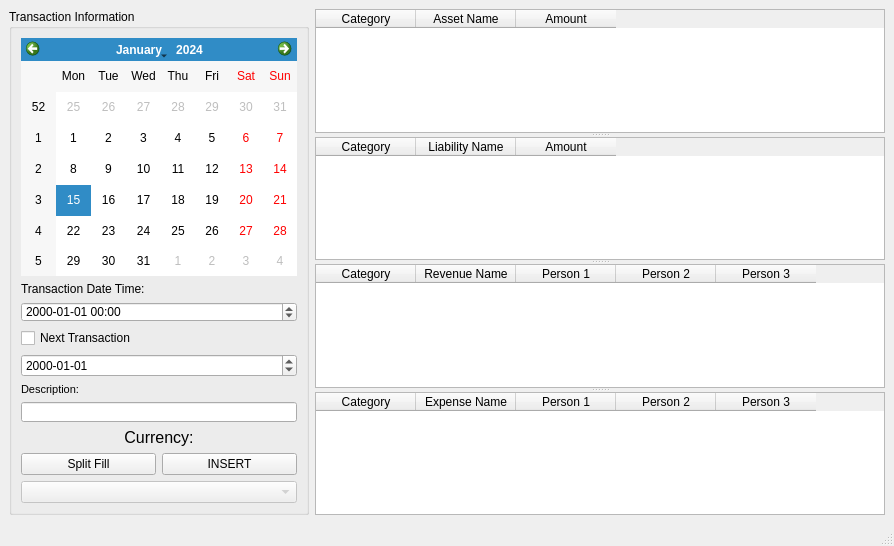
<?xml version="1.0" encoding="UTF-8"?>
<ui version="4.0">
 <class>AddTransaction</class>
 <widget class="QMainWindow" name="AddTransaction">
  <property name="geometry">
   <rect>
    <x>0</x>
    <y>0</y>
    <width>894</width>
    <height>546</height>
   </rect>
  </property>
  <property name="windowTitle">
   <string>Add Transaction</string>
  </property>
  <property name="windowIcon">
   <iconset resource="../resources.qrc">
    <normaloff>:/resource/AddTransaction.png</normaloff>:/resource/AddTransaction.png</iconset>
  </property>
  <widget class="QWidget" name="centralwidget">
   <layout class="QGridLayout" name="gridLayout_2">
    <item row="0" column="0">
     <widget class="QGroupBox" name="groupBox">
      <property name="maximumSize">
       <size>
        <width>300</width>
        <height>16777215</height>
       </size>
      </property>
      <property name="title">
       <string>Transaction Information</string>
      </property>
      <layout class="QGridLayout" name="gridLayout">
       <item row="0" column="0" colspan="2">
        <widget class="QCalendarWidget" name="calendarWidget">
         <property name="sizePolicy">
          <sizepolicy hsizetype="Expanding" vsizetype="Expanding">
           <horstretch>0</horstretch>
           <verstretch>0</verstretch>
          </sizepolicy>
         </property>
         <property name="maximumSize">
          <size>
           <width>160000</width>
           <height>160000</height>
          </size>
         </property>
        </widget>
       </item>
       <item row="7" column="0" colspan="2">
        <widget class="QLabel" name="label_Currency">
         <property name="sizePolicy">
          <sizepolicy hsizetype="Preferred" vsizetype="Fixed">
           <horstretch>0</horstretch>
           <verstretch>0</verstretch>
          </sizepolicy>
         </property>
         <property name="font">
          <font>
           <pointsize>12</pointsize>
          </font>
         </property>
         <property name="text">
          <string>Currency:</string>
         </property>
         <property name="alignment">
          <set>Qt::AlignCenter</set>
         </property>
        </widget>
       </item>
       <item row="10" column="0" colspan="2">
        <widget class="QComboBox" name="comboBox_Currency">
         <property name="enabled">
          <bool>false</bool>
         </property>
        </widget>
       </item>
       <item row="6" column="0" colspan="2">
        <widget class="QLineEdit" name="lineEdit_Description">
         <property name="maximumSize">
          <size>
           <width>16000</width>
           <height>20</height>
          </size>
         </property>
        </widget>
       </item>
       <item row="3" column="0" colspan="2">
        <widget class="QCheckBox" name="checkBox_RecursiveTransaction">
         <property name="enabled">
          <bool>true</bool>
         </property>
         <property name="text">
          <string>Next Transaction</string>
         </property>
        </widget>
       </item>
       <item row="8" column="1">
        <widget class="QPushButton" name="pushButton_Insert">
         <property name="text">
          <string>INSERT</string>
         </property>
        </widget>
       </item>
       <item row="2" column="0" colspan="2">
        <widget class="QDateTimeEdit" name="dateTimeEdit">
         <property name="sizePolicy">
          <sizepolicy hsizetype="Expanding" vsizetype="Fixed">
           <horstretch>0</horstretch>
           <verstretch>0</verstretch>
          </sizepolicy>
         </property>
         <property name="maximumSize">
          <size>
           <width>16000</width>
           <height>20</height>
          </size>
         </property>
         <property name="displayFormat">
          <string>yyyy-MM-dd HH:mm</string>
         </property>
        </widget>
       </item>
       <item row="8" column="0">
        <widget class="QPushButton" name="pushButton_Split">
         <property name="text">
          <string>Split Fill</string>
         </property>
        </widget>
       </item>
       <item row="1" column="0" colspan="2">
        <widget class="QLabel" name="label_transactionDateTime">
         <property name="text">
          <string>Transaction Date Time:</string>
         </property>
        </widget>
       </item>
       <item row="4" column="0" colspan="2">
        <widget class="QDateEdit" name="dateEdit_nextTransaction">
         <property name="enabled">
          <bool>true</bool>
         </property>
         <property name="displayFormat">
          <string>yyyy-MM-dd</string>
         </property>
        </widget>
       </item>
       <item row="5" column="0" colspan="2">
        <widget class="QLabel" name="label_Description">
         <property name="sizePolicy">
          <sizepolicy hsizetype="Preferred" vsizetype="Fixed">
           <horstretch>0</horstretch>
           <verstretch>0</verstretch>
          </sizepolicy>
         </property>
         <property name="font">
          <font>
           <pointsize>8</pointsize>
          </font>
         </property>
         <property name="text">
          <string>Description:</string>
         </property>
         <property name="alignment">
          <set>Qt::AlignLeading|Qt::AlignLeft|Qt::AlignVCenter</set>
         </property>
        </widget>
       </item>
      </layout>
     </widget>
    </item>
    <item row="0" column="1">
     <widget class="QSplitter" name="splitter">
      <property name="maximumSize">
       <size>
        <width>16777215</width>
        <height>16777215</height>
       </size>
      </property>
      <property name="orientation">
       <enum>Qt::Vertical</enum>
      </property>
      <widget class="QTableWidget" name="tableWidget_Assets">
       <property name="minimumSize">
        <size>
         <width>0</width>
         <height>0</height>
        </size>
       </property>
       <property name="maximumSize">
        <size>
         <width>16777215</width>
         <height>16777215</height>
        </size>
       </property>
       <column>
        <property name="text">
         <string>Category</string>
        </property>
       </column>
       <column>
        <property name="text">
         <string>Asset Name</string>
        </property>
       </column>
       <column>
        <property name="text">
         <string>Amount</string>
        </property>
       </column>
      </widget>
      <widget class="QTableWidget" name="tableWidget_Liabilities">
       <property name="minimumSize">
        <size>
         <width>0</width>
         <height>0</height>
        </size>
       </property>
       <column>
        <property name="text">
         <string>Category</string>
        </property>
       </column>
       <column>
        <property name="text">
         <string>Liability Name</string>
        </property>
       </column>
       <column>
        <property name="text">
         <string>Amount</string>
        </property>
       </column>
      </widget>
      <widget class="QTableWidget" name="tableWidget_Revenues">
       <column>
        <property name="text">
         <string>Category</string>
        </property>
       </column>
       <column>
        <property name="text">
         <string>Revenue Name</string>
        </property>
       </column>
       <column>
        <property name="text">
         <string>Person 1</string>
        </property>
       </column>
       <column>
        <property name="text">
         <string>Person 2</string>
        </property>
       </column>
       <column>
        <property name="text">
         <string>Person 3</string>
        </property>
       </column>
      </widget>
      <widget class="QTableWidget" name="tableWidget_Expenses">
       <column>
        <property name="text">
         <string>Category</string>
        </property>
       </column>
       <column>
        <property name="text">
         <string>Expense Name</string>
        </property>
       </column>
       <column>
        <property name="text">
         <string>Person 1</string>
        </property>
       </column>
       <column>
        <property name="text">
         <string>Person 2</string>
        </property>
       </column>
       <column>
        <property name="text">
         <string>Person 3</string>
        </property>
       </column>
      </widget>
     </widget>
    </item>
   </layout>
  </widget>
  <widget class="QMenuBar" name="menubar">
   <property name="geometry">
    <rect>
     <x>0</x>
     <y>0</y>
     <width>894</width>
     <height>21</height>
    </rect>
   </property>
  </widget>
  <widget class="QStatusBar" name="statusbar"/>
 </widget>
 <resources>
  <include location="../resources.qrc"/>
 </resources>
 <connections/>
</ui>
